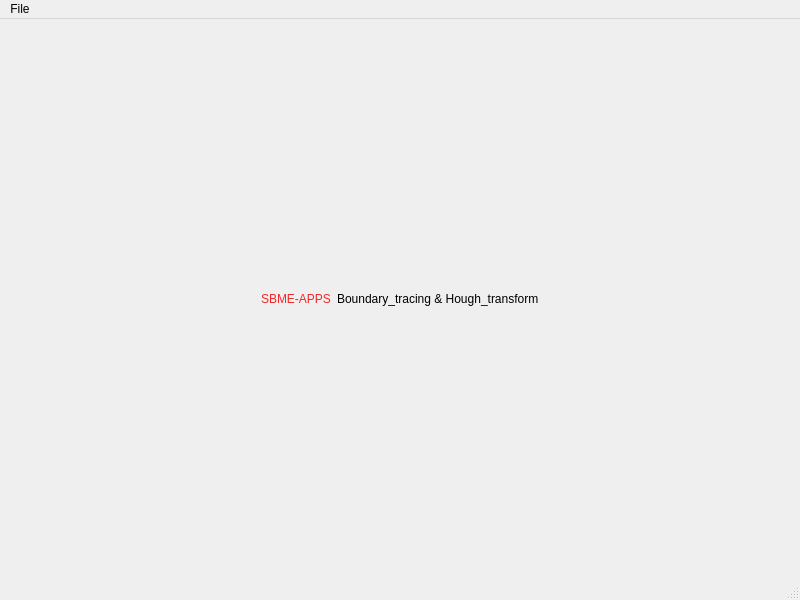
<?xml version="1.0" encoding="UTF-8"?>
<ui version="4.0">
 <class>MainWindow</class>
 <widget class="QMainWindow" name="MainWindow">
  <property name="geometry">
   <rect>
    <x>0</x>
    <y>0</y>
    <width>800</width>
    <height>600</height>
   </rect>
  </property>
  <property name="windowTitle">
   <string>MainWindow</string>
  </property>
  <widget class="QWidget" name="centralwidget">
   <layout class="QVBoxLayout" name="verticalLayout_2">
    <item>
     <layout class="QHBoxLayout" name="horizontalLayout">
      <item>
       <spacer name="horizontalSpacer">
        <property name="orientation">
         <enum>Qt::Horizontal</enum>
        </property>
        <property name="sizeHint" stdset="0">
         <size>
          <width>40</width>
          <height>20</height>
         </size>
        </property>
       </spacer>
      </item>
      <item>
       <widget class="QLabel" name="label_2">
        <property name="styleSheet">
         <string notr="true">font: 75 italic 16pt &quot;Ubuntu Condensed&quot;;
color: rgb(239, 41, 41);
</string>
        </property>
        <property name="text">
         <string>SBME-APPS</string>
        </property>
       </widget>
      </item>
      <item>
       <widget class="QLabel" name="label">
        <property name="styleSheet">
         <string notr="true">font: 75 italic 14pt &quot;Ubuntu Condensed&quot;;
</string>
        </property>
        <property name="text">
         <string>Boundary_tracing &amp; Hough_transform</string>
        </property>
       </widget>
      </item>
      <item>
       <spacer name="horizontalSpacer_2">
        <property name="orientation">
         <enum>Qt::Horizontal</enum>
        </property>
        <property name="sizeHint" stdset="0">
         <size>
          <width>40</width>
          <height>20</height>
         </size>
        </property>
       </spacer>
      </item>
     </layout>
    </item>
   </layout>
  </widget>
  <widget class="QStatusBar" name="statusbar"/>
  <widget class="QMenuBar" name="menubar">
   <property name="geometry">
    <rect>
     <x>0</x>
     <y>0</y>
     <width>800</width>
     <height>26</height>
    </rect>
   </property>
   <widget class="QMenu" name="menuFile">
    <property name="title">
     <string>File</string>
    </property>
    <addaction name="browse_action"/>
   </widget>
   <addaction name="menuFile"/>
  </widget>
  <action name="browse_action">
   <property name="text">
    <string>open</string>
   </property>
   <property name="visible">
    <bool>true</bool>
   </property>
  </action>
  <action name="actionsave">
   <property name="text">
    <string>save</string>
   </property>
  </action>
  <action name="actionsave_as">
   <property name="text">
    <string>save as</string>
   </property>
  </action>
  <action name="actioncopy">
   <property name="text">
    <string>copy</string>
   </property>
  </action>
  <action name="actionpaste">
   <property name="text">
    <string>paste</string>
   </property>
  </action>
  <action name="browse_action2">
   <property name="text">
    <string>open</string>
   </property>
  </action>
 </widget>
 <resources/>
 <connections/>
</ui>
